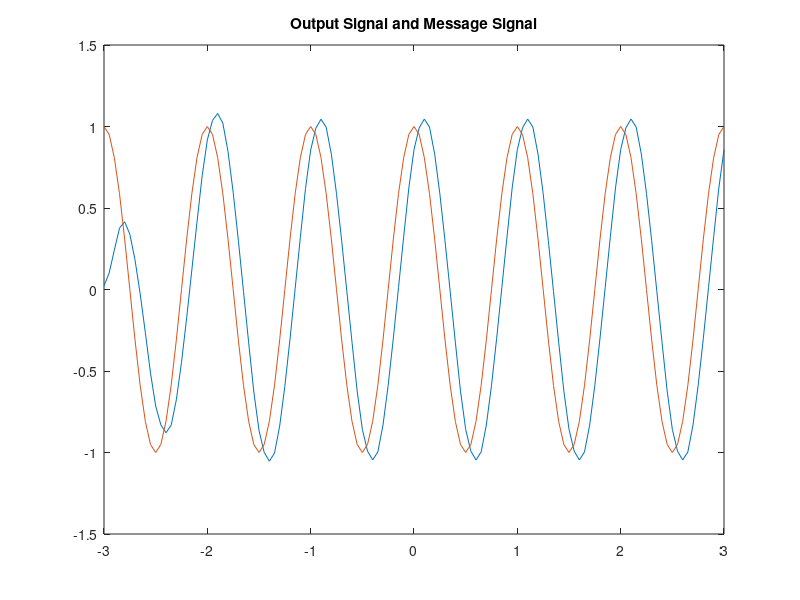

MATLAB code to generate this figure:
% Experiment : Delta Modulation / Demodulation
% Author : Krunal Rank
% RollNo. : U18CO081

A_m = 1;
f_m = 1;
f_s = 20*f_m;

t = -3:1/f_s:3;

m = A_m*cos(2*pi*f_m*t);


del = (2*pi*f_m*A_m)/f_s;

dq = zeros(1,length(t));
d = zeros(1,length(t));
mq = zeros(1,length(t));


for i = 1: length(t)
    if i == 1
        mq(i) = 0;
        d(i) = m(i);
        dq(i) = sign(d(i))*del;
        mq(i) = dq(i);
    else
        d(i) = m(i) - mq(i-1);
        dq(i) = sign(d(i))*del;
        mq(i) = dq(i) + mq(i-1);
    end
end

%% Part 1

plot(t,m);
hold on;
stairs(t,mq);
hold off;
title('Message Signal and Staircase Approximation of Message Signal');

%% Part 2

x = zeros(1,length(t));
for i = 1: length(t)
    if dq(i) > 0
        x(i) = 1;
    else
        x(i) = -1;
    end
end

stem(t,x);
title('Delta Modulated Signal');

%% Part 3

[b,a] = butter(2,f_m/(0.7*f_s),'low');

y = filter(b,a,x);


plot(t,2*y,t,m);
title('Output Signal and Message Signal');